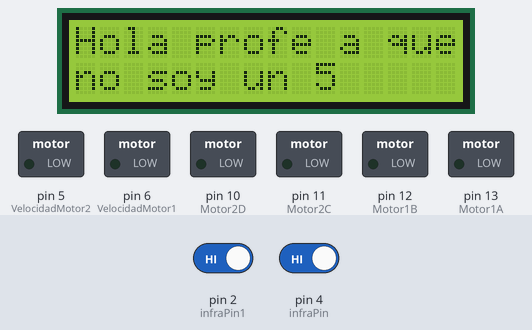
A sketch run on a simulated Arduino Uno, built with avr-gcc and run on an emulated ATmega328P. Shown: 16×2 character LCD, switched loads named in the sketch (green lamp = pin HIGH). Inputs (shaded band) come from the test bench; at power-on: pin 2 (infraPin1) HIGH, pin 4 (infraPin) HIGH. Random numbers use the default seed unless the sketch sets one; what the sketch prints to the serial monitor is not drawn.

Above: at 1.7 s.
At 7.6 s:
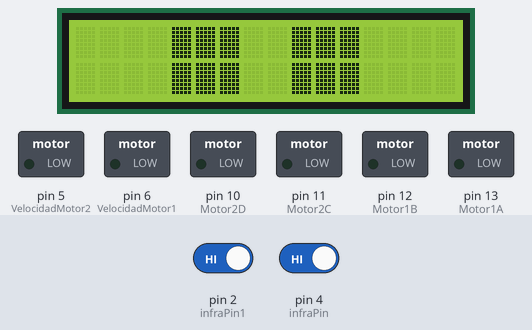
7.7 s: pin 2 (infraPin1) driven LOW
At 10.47 s:
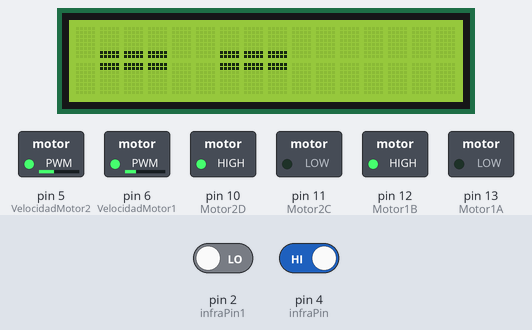
10.7 s: pin 4 (infraPin) driven LOW
At 11.7 s:
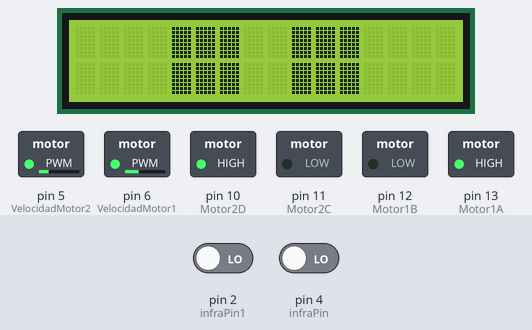
12.2 s: pin 2 (infraPin1) driven HIGH
At 12.9 s:
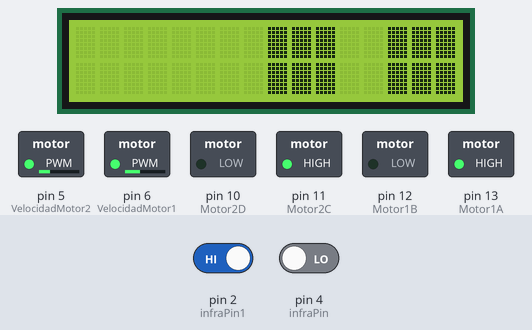
Timing chart, 0 to 15.2 s (numbered marks = the images above; inputs shaded):
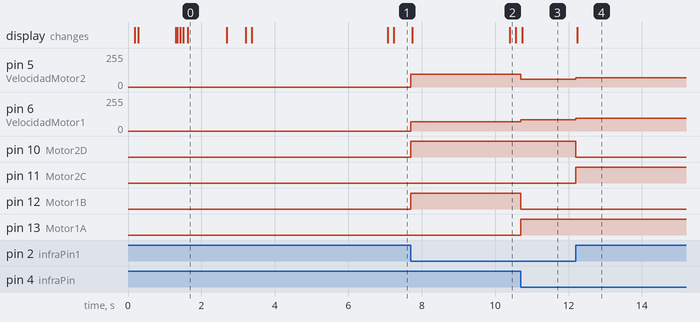

The sketch:

Bumblebee.ino
```cpp
// =============================================================================
// BUMBLEBEE - Robot Sigue Línea con Cara Animada en LCD I2C (Estabilizado)
// =============================================================================

#include <Wire.h>
#include <LiquidCrystal_I2C.h>

// ─── LCD I2C ──────────────────────────────────────────────────────────────────
LiquidCrystal_I2C lcd(0x27, 16, 2);

// ─── Pines Motores ───────────────────────────────────────────────────────────
int VelocidadMotor1 = 6;   // ENA → PWM
int VelocidadMotor2 = 5;   // ENB → PWM

int Motor1A = 13;
int Motor1B = 12;

int Motor2C = 11;
int Motor2D = 10;

// ─── Pines Sensores Infrarrojo ───────────────────────────────────────────────
int infraPin  = 4;   // Sensor izquierdo
int infraPin1 = 2;   // Sensor derecho

int valorInfra  = 0;
int valorInfra1 = 0;

// ─── Caracteres Personalizados LCD ───────────────────────────────────────────
byte ojoAbierto[8] = { B11111, B11111, B11111, B11111, B11111, B11111, B11111, B11111 };
byte ojoParpadeoSup[8] = { B00000, B00000, B00000, B00000, B00000, B00000, B11111, B11111 };
byte ojoParpadeoInf[8] = { B11111, B11111, B00000, B00000, B00000, B00000, B00000, B00000 };

// ─── Variables de estado ─────────────────────────────────────────────────────
int posicionActual = 4;
int ultimaPosicion = -1;

unsigned long ultimoParpadeo = 0;
unsigned long intervaloParpadeo = 3000;
unsigned long ultimaActualizacionLCD = 0; // Control de estabilidad para el bus I2C

// =============================================================================
// SETUP
// =============================================================================
void setup() {
  Serial.begin(9600);
  Serial.println("--- CONEXIÓN SERIAL ESTABLECIDA CON BUMBLEBEE ---");

  // ─── LCD ─────────────────────────────────────────────────────────────
  lcd.init();
  lcd.backlight();

  randomSeed(analogRead(A0));

  lcd.createChar(0, ojoAbierto);
  lcd.createChar(1, ojoParpadeoSup);
  lcd.createChar(2, ojoParpadeoInf);

  // ─── Motores ─────────────────────────────────────────────────────────
  pinMode(Motor1A, OUTPUT);
  pinMode(Motor1B, OUTPUT);
  pinMode(Motor2C, OUTPUT);
  pinMode(Motor2D, OUTPUT);

  pinMode(VelocidadMotor1, OUTPUT);
  pinMode(VelocidadMotor2, OUTPUT);

  detenerMotores();

  // ─── Sensores ────────────────────────────────────────────────────────
  pinMode(infraPin, INPUT);
  pinMode(infraPin1, INPUT);

  // ─── Presentación Inicial ────────────────────────────────────────────
  escribirTextoInteligente("Bumblebee online");
  delay(20);
  escribirTextoInteligente("Hola profe a que no soy un 5 ");
  delay(20);

  lcd.clear();
  mostrarOjosAbiertos(posicionActual);
  delay(500);
  parpadearRapido(posicionActual);
  mostrarOjosAbiertos(posicionActual);
  delay(500);

  ultimaPosicion = posicionActual;
  ultimoParpadeo = millis();
  intervaloParpadeo = random(2000, 5000);

  Serial.println("--- Presentación terminada. Iniciando Loop de Control ---");
}

// =============================================================================
// LOOP PRINCIPAL
// =============================================================================
void loop() {
  valorInfra  = digitalRead(infraPin);
  valorInfra1 = digitalRead(infraPin1);

  // ─── LÓGICA DE SEGUIMIENTO ───────────────────────────────────────────
  if (valorInfra == 0 && valorInfra1 == 0) {
    avanzar();
    posicionActual = 4;
  }
  else if (valorInfra == 0 && valorInfra1 == 1) {
    girarDerecha();
    posicionActual = 8;
  }
  else if (valorInfra == 1 && valorInfra1 == 0) {
    girarIzquierda();
    posicionActual = 1;
  }
  else {
    detenerMotores();
    posicionActual = 4;
  }

  // ─── Actualizar la dirección de los ojos en la pantalla LCD (Estabilizado) ───
  // Solo se permite actualizar la pantalla si cambió la posición Y pasaron al menos 50ms desde la última escritura.
  if (posicionActual != ultimaPosicion && (millis() - ultimaActualizacionLCD >= 50)) {
    mostrarOjosAbiertos(posicionActual);
    ultimaPosicion = posicionActual;
    ultimaActualizacionLCD = millis();
  }

  // ─── Sistema de parpadeo automático no bloqueante ─────────────────────
  if (millis() - ultimoParpadeo >= intervaloParpadeo) {
    parpadearRapido(posicionActual);
    mostrarOjosAbiertos(posicionActual);
    ultimoParpadeo = millis();
    intervaloParpadeo = random(3000, 6000); // Un intervalo ligeramente mayor ayuda a la estabilidad
    ultimaPosicion = posicionActual;
    ultimaActualizacionLCD = millis();
  }
}

// =============================================================================
// FUNCIONES DE MOVIMIENTO CONFIGURABLES
// =============================================================================
void avanzar() {
  analogWrite(VelocidadMotor1, 85); // si es muy lento 95 105
  analogWrite(VelocidadMotor2, 60); // si es muy lento 70 80

  digitalWrite(Motor1A, HIGH);
  digitalWrite(Motor1B, LOW);
  digitalWrite(Motor2C, LOW);
  digitalWrite(Motor2D, HIGH);
}

void girarDerecha() {
  analogWrite(VelocidadMotor1, 95);
  analogWrite(VelocidadMotor2, 70);

  digitalWrite(Motor1A, HIGH);
  digitalWrite(Motor1B, LOW);
  digitalWrite(Motor2C, HIGH);
  digitalWrite(Motor2D, LOW);
}

void girarIzquierda() {
  analogWrite(VelocidadMotor1, 70);
  analogWrite(VelocidadMotor2, 95);

  digitalWrite(Motor1A, LOW);
  digitalWrite(Motor1B, HIGH);
  digitalWrite(Motor2C, LOW);
  digitalWrite(Motor2D, HIGH);
}

void detenerMotores() {
  analogWrite(VelocidadMotor1, 0);
  analogWrite(VelocidadMotor2, 0);
  digitalWrite(Motor1A, LOW);
  digitalWrite(Motor1B, LOW);
  digitalWrite(Motor2C, LOW);
  digitalWrite(Motor2D, LOW);
}

// =============================================================================
// FUNCIONES LCD OPTIMIZADAS
// =============================================================================
void mostrarOjosAbiertos(int colInicio) {
  static int ultimaColBorrado = 0;
  if(colInicio != ultimaColBorrado) {
    lcd.setCursor(ultimaColBorrado, 0);     lcd.print("   ");
    lcd.setCursor(ultimaColBorrado + 5, 0); lcd.print("   ");
    lcd.setCursor(ultimaColBorrado, 1);     lcd.print("   ");
    lcd.setCursor(ultimaColBorrado + 5, 1); lcd.print("   ");
    ultimaColBorrado = colInicio;
  }
  dibujarSegmentoOjo(colInicio, 0, 0);
  dibujarSegmentoOjo(colInicio + 5, 0, 0);
  dibujarSegmentoOjo(colInicio, 1, 0);
  dibujarSegmentoOjo(colInicio + 5, 1, 0);
}

void parpadearRapido(int colInicio) {
  dibujarSegmentoOjo(colInicio, 0, 1);
  dibujarSegmentoOjo(colInicio + 5, 0, 1);
  dibujarSegmentoOjo(colInicio, 1, 2);
  dibujarSegmentoOjo(colInicio + 5, 1, 2);
  delay(140);
}

void dibujarSegmentoOjo(int colInicio, int fila, int charType) {
  for (int i = 0; i < 3; i++) {
    lcd.setCursor(colInicio + i, fila);
    lcd.write(byte(charType));
  }
}

// =============================================================================
// TEXTO INTELIGENTE LCD
// =============================================================================
void escribirTextoInteligente(String texto) {
  lcd.clear();
  lcd.setCursor(0, 0);
  int fila = 0;
  int col = 0;
  String palabra = "";

  for (int i = 0; i <= texto.length(); i++) {
    char c = (i < texto.length()) ? texto[i] : ' ';
    if (c == ' ') {
      if (col + palabra.length() > 16) {
        fila++;
        col = 0;
        if (fila > 1) {
          delay(1800);
          lcd.clear();
          fila = 0;
        }
        lcd.setCursor(col, fila);
      }
      lcd.print(palabra);
      col += palabra.length();
      if (col < 15) {
        lcd.print(" ");
        col++;
      }
      palabra = "";
    } else {
      palabra += c;
    }
    delay(10);
  }
  delay(1000);
}
```

Measured:
- after the input at 7.7 s, pin 5 (VelocidadMotor2): 0/255 → 95/255 at once; pin 6 (VelocidadMotor1): 0/255 → 70/255 at once; pin 10 (Motor2D), pin 12 (Motor1B): LOW → HIGH at once
- after the input at 10.7 s, pin 5 (VelocidadMotor2): 95/255 → 60/255 at once; pin 6 (VelocidadMotor1): 70/255 → 85/255 at once; pin 12 (Motor1B): HIGH → LOW at once; pin 13 (Motor1A): LOW → HIGH at once; the display: changes at once (image 3)
- after the input at 12.2 s, pin 5 (VelocidadMotor2): 60/255 → 70/255 at once; pin 6 (VelocidadMotor1): 85/255 → 95/255 at once; pin 10 (Motor2D): HIGH → LOW at once; pin 11 (Motor2C): LOW → HIGH at once
- what the display in image 0 shows lasts 1.1 s, from 1.6 s to 2.7 s
